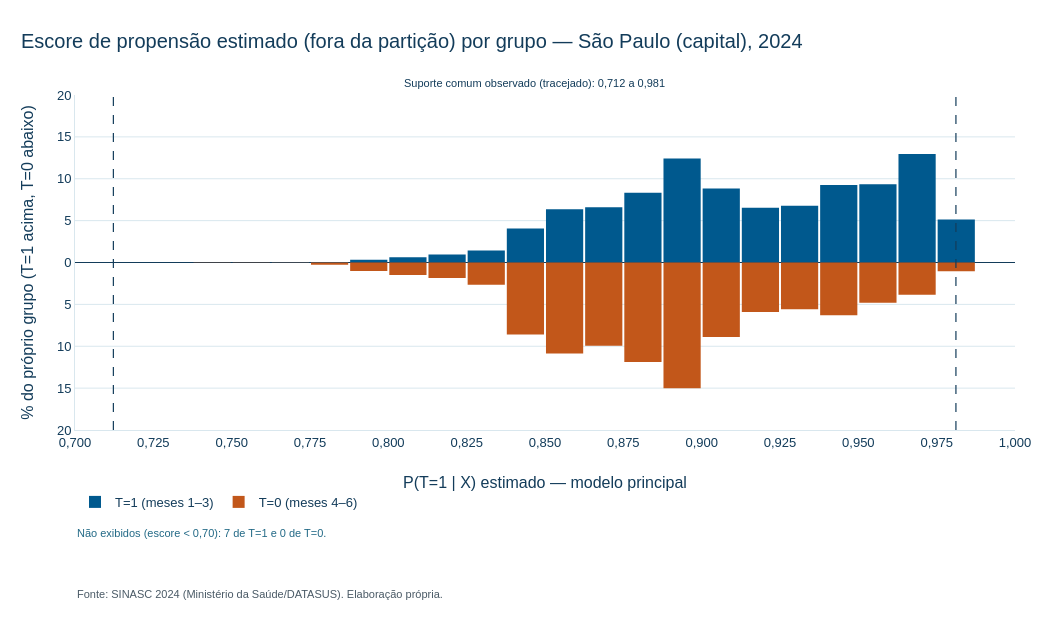

Notebook code cell kept with this figure:
### Markdown cell above
Histograma espelhado, normalizado **dentro de cada grupo** (percentual do próprio grupo por faixa de 0,0125): T=1 acima do zero e T=0 abaixo, para que a diferença de tamanho entre 104 mil tratados e 10 mil controles não distorça a comparação. As linhas tracejadas marcam o suporte comum observado; o eixo começa em 0,70 e os poucos registros abaixo disso são informados na nota do gráfico.

### Code cell
e = escores["principal"]
# Histograma espelhado: T=1 acima e T=0 abaixo do zero, cada um em % do próprio grupo.
EIXO_MIN, LARGURA_BARRA = 0.70, LARGURA_FAIXA / 2
bordas = np.round(np.arange(EIXO_MIN, 1 + LARGURA_BARRA / 2, LARGURA_BARRA), 4)
centros = (bordas[:-1] + bordas[1:]) / 2
omitidos = {v: int(((e < EIXO_MIN) & (t_arr == v)).sum()) for v in (1, 0)}
fig_ps = go.Figure()
for valor, sinal, nome, cor in [(1, 1, "T=1 (meses 1–3)", CORES_IPT["AZUL_PRINCIPAL"]),
                                (0, -1, "T=0 (meses 4–6)", COR_T0)]:
    contagem, _ = np.histogram(e[t_arr == valor], bins=bordas)
    pct_grupo = 100 * contagem / (t_arr == valor).sum()
    fig_ps.add_bar(
        x=centros, y=sinal * pct_grupo, width=LARGURA_BARRA * 0.95, name=nome,
        marker=dict(color=cor), customdata=np.c_[pct_grupo, contagem],
        hovertemplate="Escore %{x:.3f}<br>%{customdata[0]:.2f}% do grupo"
                      "<br>n = %{customdata[1]:,.0f}<extra>" + nome + "</extra>")
for limite in (sc["inferior"], sc["superior"]):
    fig_ps.add_vline(x=limite, line=dict(color=CORES_IPT["AZUL_ESCURO"], dash="dash", width=1.2))
fig_ps.add_annotation(x=(sc["inferior"] + sc["superior"]) / 2, y=1.06, yref="paper", showarrow=False,
                      text=f"Suporte comum observado (tracejado): {fmt(sc['inferior'], 3)} a {fmt(sc['superior'], 3)}",
                      font=dict(size=11, color=CORES_IPT["AZUL_ESCURO"]))
fig_ps.add_annotation(x=0, xref="paper", xanchor="left", y=-0.33, yref="paper", showarrow=False,
                      text=f"Não exibidos (escore < {fmt(EIXO_MIN, 2)}): {fmt(omitidos[1])} de T=1 e {fmt(omitidos[0])} de T=0.",
                      font=dict(size=11, color=CORES_IPT["AZUL_MEDIO"]))
aplicar_tema_base(fig_ps, "Escore de propensão estimado (fora da partição) por grupo — São Paulo (capital), 2024")
limite_y = np.ceil(max(abs(v) for tr in fig_ps.data for v in tr.y) / 5) * 5
marcas = np.arange(-limite_y, limite_y + 1, 5)
fig_ps.update_layout(barmode="relative", width=1050, height=590, separators=",.",
                     margin=dict(l=75, r=35, t=95, b=160), legend=dict(orientation="h", y=-0.17, x=0))
fig_ps.update_xaxes(title="P(T=1 | X) estimado — modelo principal", range=[EIXO_MIN, 1.0], dtick=0.025,
                    tickformat=".3f")
fig_ps.update_yaxes(title="% do próprio grupo (T=1 acima, T=0 abaixo)", range=[-limite_y, limite_y],
                    tickvals=marcas, ticktext=[fmt(abs(v)) for v in marcas], zeroline=True,
                    zerolinecolor=CORES_IPT["AZUL_ESCURO"])
# Fonte incorporada à figura para leitura independente.
fig_ps.add_annotation(x=0, xref="paper", xanchor="left", y=0, yref="paper",
    yshift=-fig_ps.layout.margin.b - 12, showarrow=False,
    text="Fonte: SINASC 2024 (Ministério da Saúde/DATASUS). Elaboração própria.",
    font=dict(family="Arial", size=11, color="#4A5A66"))
fig_ps.update_layout(height=fig_ps.layout.height + 42,
    margin=dict(b=fig_ps.layout.margin.b + 42))
exibir_plotly(fig_ps)

### Figure 1 — Plotly figure (JSON) as saved in the notebook; plotly's stock layout.template omitted (floating-point values rounded to 4 significant figures)
{"data": [{"customdata": [[0.002869, 3.0], [0.002869, 3.0], [0.004781, 5.0], [0.004781, 5.0], [0.01339, 14.0], [0.03442, 36.0], [0.05929, 62.0], [0.3165, 331.0], [0.6302, 659.0], [0.9543, 998.0], [1.433, 1499.0], [4.05, 4235.0], [6.37, 6662.0], [6.587, 6888.0], [8.315, 8696.0], [12.42, 12990.0], [8.831, 9235.0], [6.525, 6824.0], [6.763, 7072.0], [9.244, 9667.0], [9.342, 9770.0], [12.95, 13550.0], [5.131, 5366.0], [0.0, 0.0]], "hovertemplate": "Escore %{x:.3f}<br>%{customdata[0]:.2f}% do grupo<br>n = %{customdata[1]:,.0f}<extra>T=1 (meses 1–3)</extra>", "marker": {"color": "#00598E"}, "name": "T=1 (meses 1–3)", "type": "bar", "width": 0.01188, "x": [0.7063, 0.7188, 0.7312, 0.7438, 0.7562, 0.7688, 0.7812, 0.7937, 0.8063, 0.8187, 0.8313, 0.8438, 0.8562, 0.8688, 0.8812, 0.8938, 0.9062, 0.9187, 0.9313, 0.9437, 0.9563, 0.9688, 0.9812, 0.9938], "y": [0.002869, 0.002869, 0.004781, 0.004781, 0.01339, 0.03442, 0.05929, 0.3165, 0.6302, 0.9543, 1.433, 4.05, 6.37, 6.587, 8.315, 12.42, 8.831, 6.525, 6.763, 9.244, 9.342, 12.95, 5.131, 0.0]}, {"customdata": [[0.009883, 1.0], [0.0, 0.0], [0.009883, 1.0], [0.01977, 2.0], [0.02965, 3.0], [0.01977, 2.0], [0.257, 26.0], [1.018, 103.0], [1.483, 150.0], [1.838, 186.0], [2.659, 269.0], [8.608, 871.0], [10.85, 1098.0], [9.933, 1005.0], [11.88, 1202.0], [15.02, 1520.0], [8.885, 899.0], [5.9, 597.0], [5.584, 565.0], [6.286, 636.0], [4.803, 486.0], [3.855, 390.0], [1.048, 106.0], [0.0, 0.0]], "hovertemplate": "Escore %{x:.3f}<br>%{customdata[0]:.2f}% do grupo<br>n = %{customdata[1]:,.0f}<extra>T=0 (meses 4–6)</extra>", "marker": {"color": "#C2571A"}, "name": "T=0 (meses 4–6)", "type": "bar", "width": 0.01188, "x": [0.7063, 0.7188, 0.7312, 0.7438, 0.7562, 0.7688, 0.7812, 0.7937, 0.8063, 0.8187, 0.8313, 0.8438, 0.8562, 0.8688, 0.8812, 0.8938, 0.9062, 0.9187, 0.9313, 0.9437, 0.9563, 0.9688, 0.9812, 0.9938], "y": [-0.009883, -0.0, -0.009883, -0.01977, -0.02965, -0.01977, -0.257, -1.018, -1.483, -1.838, -2.659, -8.608, -10.85, -9.933, -11.88, -15.02, -8.885, -5.9, -5.584, -6.286, -4.803, -3.855, -1.048, -0.0]}], "layout": {"annotations": [{"font": {"color": "#133C5A", "size": 11}, "showarrow": false, "text": "Suporte comum observado (tracejado): 0,712 a 0,981", "x": 0.8467, "y": 1.06, "yref": "paper"}, {"font": {"color": "#226986", "size": 11}, "showarrow": false, "text": "Não exibidos (escore < 0,70): 7 de T=1 e 0 de T=0.", "x": 0, "xanchor": "left", "xref": "paper", "y": -0.33, "yref": "paper"}, {"font": {"color": "#4A5A66", "family": "Arial", "size": 11}, "showarrow": false, "text": "Fonte: SINASC 2024 (Ministério da Saúde/DATASUS). Elaboração própria.", "x": 0, "xanchor": "left", "xref": "paper", "y": 0, "yref": "paper", "yshift": -172}], "barmode": "relative", "height": 632, "legend": {"orientation": "h", "x": 0, "y": -0.17}, "margin": {"b": 202, "l": 75, "r": 35, "t": 95}, "separators": ",.", "shapes": [{"line": {"color": "#133C5A", "dash": "dash", "width": 1.2}, "type": "line", "x0": 0.7122, "x1": 0.7122, "xref": "x", "y0": 0, "y1": 1, "yref": "y domain"}, {"line": {"color": "#133C5A", "dash": "dash", "width": 1.2}, "type": "line", "x0": 0.9811, "x1": 0.9811, "xref": "x", "y0": 0, "y1": 1, "yref": "y domain"}], "title": {"text": "Escore de propensão estimado (fora da partição) por grupo — São Paulo (capital), 2024"}, "width": 1050, "xaxis": {"dtick": 0.025, "range": [0.7, 1.0], "tickformat": ".3f", "title": {"text": "P(T=1 | X) estimado — modelo principal"}}, "yaxis": {"range": [-20.0, 20.0], "ticktext": ["20", "15", "10", "5", "0", "5", "10", "15", "20"], "tickvals": [-20.0, -15.0, -10.0, -5.0, 0.0, 5.0, 10.0, 15.0, 20.0], "title": {"text": "% do próprio grupo (T=1 acima, T=0 abaixo)"}, "zeroline": true, "zerolinecolor": "#133C5A"}}}
